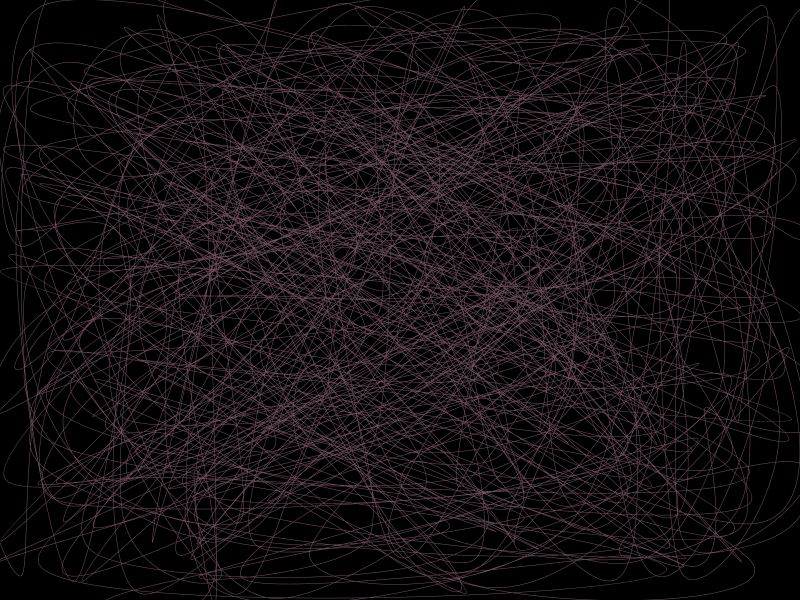
Frame 1 (no input)
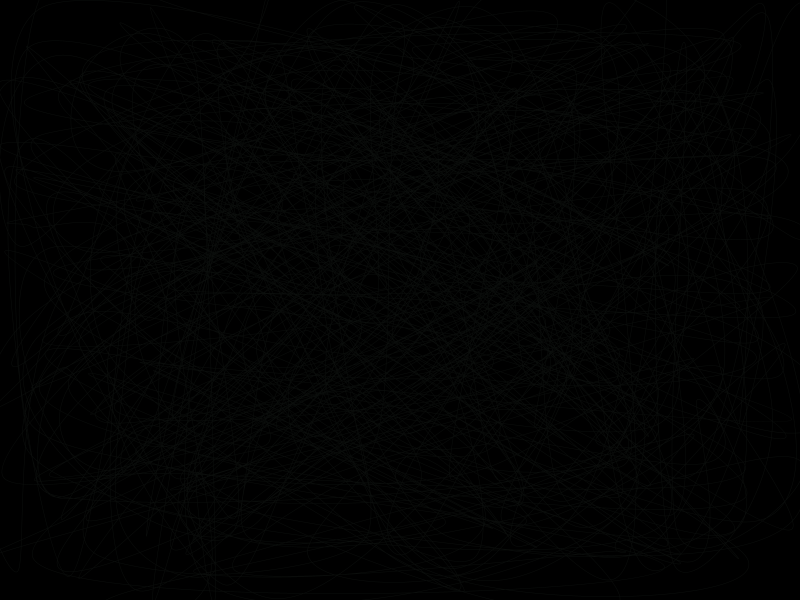
Frame 60 (the mouse pressed at the canvas centre just before this capture)
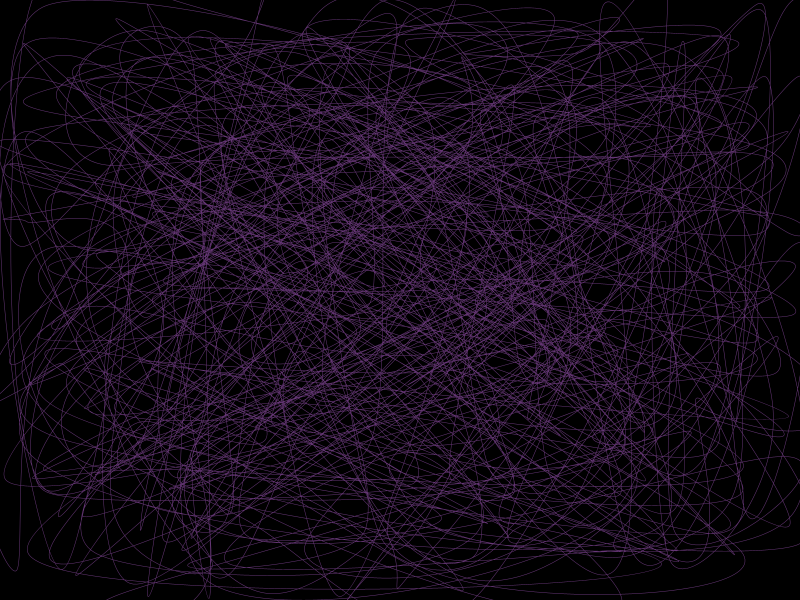
Frame 120 (the mouse held since frame 60 and released just before this capture)

The Processing sketch that drew these frames (run headless with seeded random() and noise(); from frame 60 on, the mouse is pressed at the canvas centre):

// Processing sketch: processing_187618
// ── processing_187618.pde

CurveShape c;

void setup(){
  //size(displayWidth,displayHeight);
  size(800,600);
  colorMode(HSB, 360, 100, 100);
  c = new CurveShape();
}

void draw(){
  background(0);
  c.update();
  c.display();
}

/*
// Full Screen
boolean sketchFullScreen() {
  return true;
}*/
class CurveShape {

  int numPoints = 500;
  int border = 0;
  PVector[] points = new PVector[numPoints];
  float[] t = new float[numPoints];
  float[] n = new float[numPoints];
  float[] nScaled = new float[numPoints];


  CurveShape() {
    for (int i = 0; i < points.length; i++) {
      points[i] = new PVector(int(random(border, width-border)), int(random(border, height-border)));
    }
  }

  void update() {

    for (int i = 0; i < points.length; i++) {
      checkEdges( points[i] );
      n[i] = noise(t[i]);
      nScaled[i] = map(n[i], 0, 1, -1, 1);
      points[i].x += nScaled[i]; 
      points[i].y += nScaled[i];
      t[i] += (i*100+.0001)*.005;
    }
  }

  void display() {
    noFill();
    colorChange();
    strokeWeight(.5);
    beginShape();
    curveVertex(points[0].x, points[0].y);
    for ( int i = 0; i < points.length; i ++) {
      curveVertex(points[i].x, points[i].y);
    }
    curveVertex(points[points.length-1].x, points[points.length-1].y);
    endShape();
  }

  void checkEdges(PVector dot) {
    if ( dot.x > width ) {
      dot.x = 0;
    }
    if ( dot.x < 0 ) {
      dot.x = width;
    }
    if ( dot.y > height ) {
      dot.y = 0;
    }
    if ( dot.y < 0 ) {
      dot.y = height;
    }
  }

  void colorChange() {
    float c = 360*((sin(frameCount)+1)/2.0);
    float s = random(75)*((sin(frameCount)+1)/2.0);
    float b = random(75)*((sin(frameCount)+1)/2.0);
     stroke(c, s, b );
  }
  // "dot" monitor
  //    for (int i = 0; i < points.length; i++)
  //    {
  //      noStroke();
  //      fill(255, 0, 0);
  //      ellipse(points[i].x, points[i].y, 5, 5);
  //    }
}
